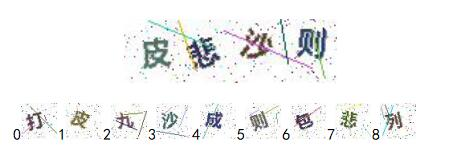
#> input picture imgs/fifth.jpg, 452 x 150 px
$ python -i utils_5.py   (imports and definitions only)
#> lines starting #> are read from the running program, lines starting #| are printed output that depends on the picture; after the words box and inside, x2 and y2 are one past the last pixel; in counts of white or black regions, pixels touching at a corner belong together
#> further down, picture is the input picture: PIL image 452x150 RGB; mean R, G, B 241.6, 242.1, 241.8
"""
工具类5
BY 李说啥都对
2018.3
"""
import numpy as np
from PIL import Image
from cfg_5 import MAX_CAPTCHA, CHAR_SET_LEN, gen_char_set


def char2pos(c):
    return gen_char_set.index(c)


def pos2char(char_idx):
    return gen_char_set[char_idx]


def get_bin_table(threshold=230):
    """
    获取灰度转二值的映射table
    :param threshold:
    :return:
    """
    table = []
    for i in range(256):
        if i < threshold:
            table.append(0)
        else:
            table.append(1)

    return table

def sum_9_region(img, x, y):
    """
    9邻域框,以当前点为中心的田字框,黑点个数,作为移除一些孤立的点的判断依据
    :param img: Image
    :param x:
    :param y:
    :return:
    """
    cur_pixel = img.getpixel((x, y))  # 当前像素点的值
    width = img.width
    height = img.height

    if cur_pixel == 1:  # 如果当前点为白色区域,则不统计邻域值
        return 0

    if y == 0:  # 第一行
        if x == 0:  # 左上顶点,4邻域
            # 中心点旁边3个点
            sum = cur_pixel \
                  + img.getpixel((x, y + 1)) \
                  + img.getpixel((x + 1, y)) \
                  + img.getpixel((x + 1, y + 1))
            return 4 - sum
        elif x == width - 1:  # 右上顶点
            sum = cur_pixel \
                  + img.getpixel((x, y + 1)) \
                  + img.getpixel((x - 1, y)) \
                  + img.getpixel((x - 1, y + 1))

            return 4 - sum
        else:  # 最上非顶点,6邻域
            sum = img.getpixel((x - 1, y)) \
                  + img.getpixel((x - 1, y + 1)) \
                  + cur_pixel \
                  + img.getpixel((x, y + 1)) \
                  + img.getpixel((x + 1, y)) \
                  + img.getpixel((x + 1, y + 1))
            return 6 - sum
    elif y == height - 1:  # 最下面一行
        if x == 0:  # 左下顶点
            # 中心点旁边3个点
            sum = cur_pixel \
                  + img.getpixel((x + 1, y)) \
                  + img.getpixel((x + 1, y - 1)) \
                  + img.getpixel((x, y - 1))
            return 4 - sum
        elif x == width - 1:  # 右下顶点
            sum = cur_pixel \
                  + img.getpixel((x, y - 1)) \
                  + img.getpixel((x - 1, y)) \
                  + img.getpixel((x - 1, y - 1))

            return 4 - sum
        else:  # 最下非顶点,6邻域
            sum = cur_pixel \
                  + img.getpixel((x - 1, y)) \
                  + img.getpixel((x + 1, y)) \
                  + img.getpixel((x, y - 1)) \
                  + img.getpixel((x - 1, y - 1)) \
                  + img.getpixel((x + 1, y - 1))
            return 6 - sum
    else:  # y不在边界
        if x == 0:  # 左边非顶点
            sum = img.getpixel((x, y - 1)) \
                  + cur_pixel \
                  + img.getpixel((x, y + 1)) \
                  + img.getpixel((x + 1, y - 1)) \
                  + img.getpixel((x + 1, y)) \
                  + img.getpixel((x + 1, y + 1))

            return 6 - sum
        elif x == width - 1:  # 右边非顶点
            # print('%s,%s' % (x, y))
            sum = img.getpixel((x, y - 1)) \
                  + cur_pixel \
                  + img.getpixel((x, y + 1)) \
                  + img.getpixel((x - 1, y - 1)) \
                  + img.getpixel((x - 1, y)) \
                  + img.getpixel((x - 1, y + 1))

            return 6 - sum
        else:  # 具备9领域条件的
            sum = img.getpixel((x - 1, y - 1)) \
                  + img.getpixel((x - 1, y)) \
                  + img.getpixel((x - 1, y + 1)) \
                  + img.getpixel((x, y - 1)) \
                  + cur_pixel \
                  + img.getpixel((x, y + 1)) \
                  + img.getpixel((x + 1, y - 1)) \
                  + img.getpixel((x + 1, y)) \
                  + img.getpixel((x + 1, y + 1))
            return 9 - sum


def remove_noise_pixel(img, noise_point_list):
    """
    根据噪点的位置信息，消除二值图片的黑点噪声
    :type img:Image
    :param img:
    :param noise_point_list:
    :return:
    """
    for item in noise_point_list:
        img.putpixel((item[0], item[1]), 1)  # 把噪点变成白色


def get_clear_bin_image(image):
    """
    获取干净的二值化的图片。
    图像的预处理：
    1. 先转化为灰度
    2. 再二值化
    3. 然后清除噪点
    参考:http://python.jobbole.com/84625/
    :type img:Image
    :return:
    """
    imgry = image.convert('L')  # 转化为灰度图
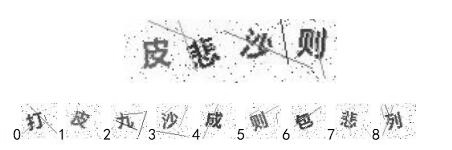
#> imgry: PIL image 452x150 L; min 0, max 255, mean 241.9

    table = get_bin_table()
    out = imgry.point(table, '1')  # 变成二值图片:0表示黑色,1表示白色
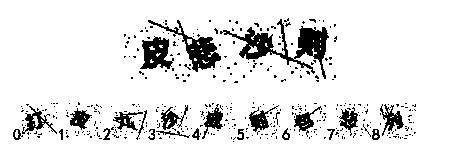
#> out: PIL image 452x150 1; 88.9% white; 405 black regions (382 under 20 px), largest, box (x1, y1, x2, y2) and area: (220, 19, 329, 79) 1789, (148, 20, 221, 72) 943, (140, 36, 174, 69) 674

    noise_point_list = []  # 通过算法找出噪声点,第一步比较严格,可能会有些误删除的噪点
    for x in range(out.width):
        for y in range(out.height):
            res_9 = sum_9_region(out, x, y)
            if (0 < res_9 < 7) and out.getpixel((x, y)) == 0:  # 找到孤立点
                pos = (x, y)
                noise_point_list.append(pos)
#> this loop made 452 passes
    remove_noise_pixel(out, noise_point_list)
#> the loop in remove_noise_pixel, `for item in noise_point_list:` made 3167 passes
#> item on passes 1 to 3: (13, 132), (13, 133), (13, 134)
#> after the loop in remove_noise_pixel, `for item in noise_point_list:`:
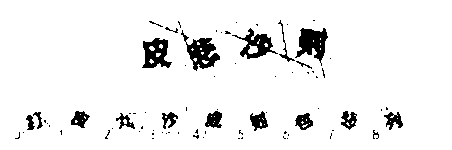
#> img: PIL image 452x150 1; 93.6% white; 76 black regions (57 under 20 px), largest, box (x1, y1, x2, y2) and area: (295, 28, 328, 66) 670, (181, 30, 220, 71) 670, (142, 38, 172, 68) 553
    return out


def convert2gray(img):
    """
    把彩色图像转为灰度图像（色彩对识别验证码没有什么用）
    :param img:
    :return:
    """
    # if len(img.shape) > 2:
    gray = np.mean(img, -1)
    # 上面的转法较快，正规转法如下
    # r, g, b = img[:,:,0], img[:,:,1], img[:,:,2]
    # gray = 0.2989 * r + 0.5870 * g + 0.1140 * b
    return gray
    # else:
    #     return img


def text2vec(text):
    text_len = len(text)
    vector = np.zeros(MAX_CAPTCHA * CHAR_SET_LEN)

    for i, c in enumerate(text):
        idx = i * CHAR_SET_LEN + char2pos(c)
        vector[idx] = 1
    return vector


# 向量转回文本
def vec2text(vec):
    char_pos = vec.nonzero()[0]
    text = []
    for i, c in enumerate(char_pos):
        char_at_pos = i
        char_idx = c % CHAR_SET_LEN

        char_code = pos2char(char_idx)

        text.append(char_code)
    return "".join(text)


"""
#向量（大小MAX_CAPTCHA*CHAR_SET_LEN）用0,1编码 每63个编码一个字符，这样顺利有，字符也有
vec = text2vec("F5Sd")
text = vec2text(vec)
print(text)  # F5Sd
vec = text2vec("SFd5")
text = vec2text(vec)
print(text)  # SFd5
"""

# [4 lines not run here, left out]

>>> from PIL import Image
>>> picture = Image.open('../imgs/fifth.jpg')
>>> result = get_clear_bin_image(picture)

$ run again, on imgs/first.png
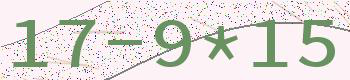
#> input picture imgs/first.png, 350 x 80 px
#> picture is the input picture: PIL image 350x80 RGB; mean R, G, B 225.1, 222.5, 218.8
#> in get_clear_bin_image, `out = imgry.point(table, '1')`:
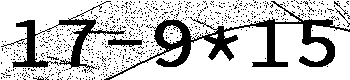
#> out: PIL image 350x80 1; 77.4% white; 765 black regions (759 under 20 px), largest, box (x1, y1, x2, y2) and area: (104, 1, 350, 80) 3297, (1, 1, 126, 71) 1496, (108, 36, 143, 47) 189, (335, 8, 350, 27) 29, (334, 1, 348, 15) 25, (47, 56, 59, 60) 22
#> the loop in get_clear_bin_image, `for x in range(out.width):` made 350 passes
#> the loop in remove_noise_pixel, `for item in noise_point_list:` made 2940 passes
#> item on passes 1 to 3: (1, 46), (1, 62), (1, 63)
#> after the loop in remove_noise_pixel, `for item in noise_point_list:`:
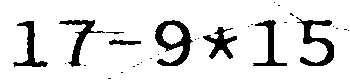
#> img: PIL image 350x80 1; 87.9% white; 29 black regions (21 under 20 px), largest, box (x1, y1, x2, y2) and area: (155, 20, 193, 66) 757, (296, 17, 334, 66) 641, (59, 20, 105, 67) 490

$ run again, on imgs/first_conv.png
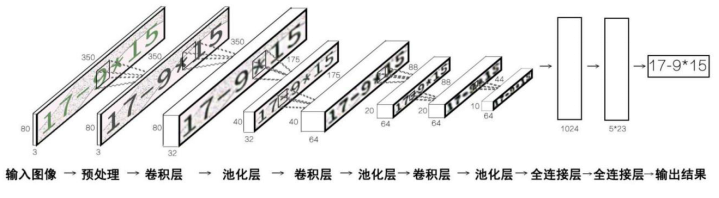
#> input picture imgs/first_conv.png, 719 x 198 px
#> picture is the input picture: PIL image 719x198 RGBA; mean R, G, B, A 232.8, 232.6, 232.5, 252.6
#> in get_clear_bin_image, `out = imgry.point(table, '1')`:
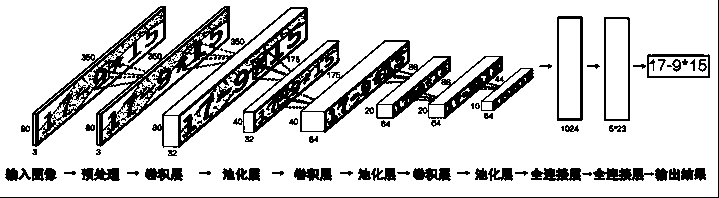
#> out: PIL image 719x198 1; 81.8% white; 84 black regions (27 under 20 px), largest, box (x1, y1, x2, y2) and area: (32, 6, 534, 148) 17513, (0, 0, 719, 198) 916, (557, 16, 583, 121) 648
#> the loop in get_clear_bin_image, `for x in range(out.width):` made 719 passes
#> the loop in remove_noise_pixel, `for item in noise_point_list:` made 10838 passes
#> item on passes 1 to 3: (0, 197), (1, 197), (2, 197)
#> after the loop in remove_noise_pixel, `for item in noise_point_list:`:
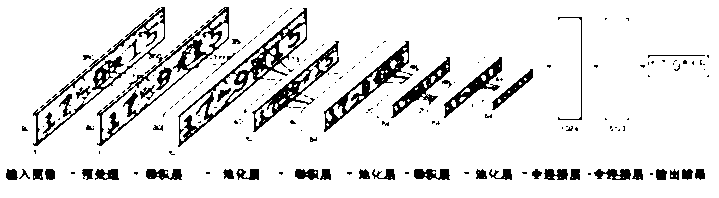
#> img: PIL image 719x198 1; 89.4% white; 197 black regions (147 under 20 px), largest, box (x1, y1, x2, y2) and area: (178, 8, 307, 147) 2059, (97, 7, 229, 146) 1813, (33, 7, 165, 146) 1784
